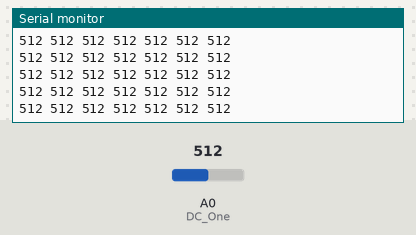
The sketch below on a simulated Arduino Uno, built with avr-gcc and run on an emulated ATmega328P. Parts: the last lines printed to the serial monitor. The test bench sets the inputs (shaded band); at power-on: A0 (DC_One) = 512.

Above: at 2.7 s.
2.8 s: A0 (DC_One) set to 110
At 2.81 s:
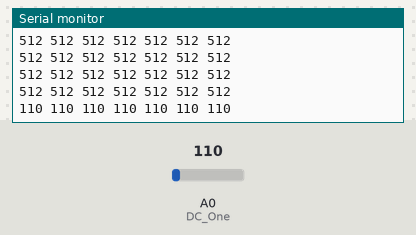
4.3 s: A0 (DC_One) set to 89
At 4.36 s:
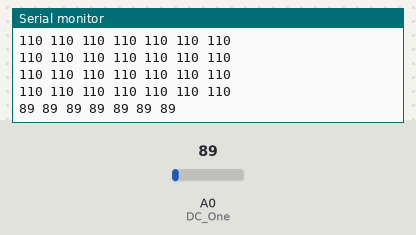
5.8 s: A0 (DC_One) set to 11
At 5.81 s:
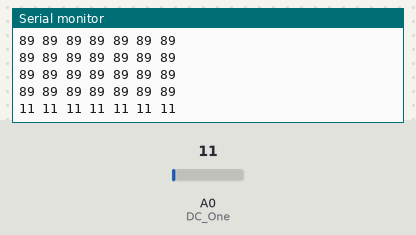
8.8 s: A0 (DC_One) set to 8
At 8.8 s:
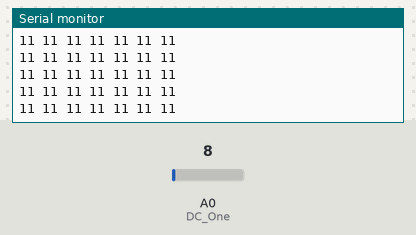
Timing chart, 0 to 11.3 s (numbered marks = the images above; inputs shaded):
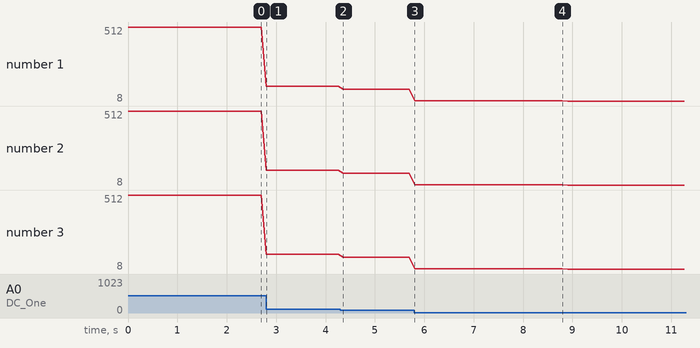

Measured:
- after the input at 2.8 s, the serial monitor: prints a new line at once (image 1)
- after the input at 4.3 s, the serial monitor: prints a new line after 0.06 s (image 2)
- after the input at 5.8 s, the serial monitor: prints a new line at once (image 3)
- plotted number 1: 512 → 110 after the input at 2.8 s, 110 → 89 after the input at 4.3 s, 89 → 11 after the input at 5.8 s, 11 → 8 after the input at 8.8 s
- plotted number 2: 512 → 110 after the input at 2.8 s, 110 → 89 after the input at 4.3 s, 89 → 11 after the input at 5.8 s, 11 → 8 after the input at 8.8 s
- plotted number 3: 512 → 110 after the input at 2.8 s, 110 → 89 after the input at 4.3 s, 89 → 11 after the input at 5.8 s, 11 → 8 after the input at 8.8 s

The sketch:

SpectrumShield_Print_Demo.ino
```cpp
/******************************************************************************
SparkFun Spectrum Shield Demo
Toni Klopfenstein @ SparkFun Electronics
February 2015
https://github.com/sparkfun/Spectrum_Shield

The Spectrum Shield code is based off of the original demo sketch by Ben Moyes @Bliptronics.
This sketch is available in the Spectrum Shield repository.

Development environment specifics:
Developed in Arduino 1.6.

Modified for serial output only on 10-2015 by A.Kleindolph
*********************************************************************************/

//Declare Spectrum Shield pin connections
#define STROBE 4
#define RESET 5
#define DC_One A0
#define DC_Two A1


//Define spectrum variables
int freq_amp;
int Frequencies_One[7];
int Frequencies_Two[7];
int i;

/********************Setup Loop*************************/
void setup() {
  Serial.begin(9600);

  //Set spectrum Shield pin configurations
  pinMode(STROBE, OUTPUT);
  pinMode(RESET, OUTPUT);
  pinMode(DC_One, INPUT);
  pinMode(DC_Two, INPUT);
  digitalWrite(STROBE, HIGH);
  digitalWrite(RESET, HIGH);

  //Initialize Spectrum Analyzers
  digitalWrite(STROBE, LOW);
  delay(1);
  digitalWrite(RESET, HIGH);
  delay(1);
  digitalWrite(STROBE, HIGH);
  delay(1);
  digitalWrite(STROBE, LOW);
  delay(1);
  digitalWrite(RESET, LOW);
}


/**************************Main Function Loop*****************************/
void loop() {

  Read_Frequencies();
  Print_Frequencies();
  delay(100);

}


/*******************Pull frquencies from Spectrum Shield********************/
void Read_Frequencies(){
  //Read frequencies for each band
  for (freq_amp = 0; freq_amp<7; freq_amp++)
  {
    Frequencies_One[freq_amp] = ((analogRead(DC_One) + analogRead(DC_One)+analogRead(DC_One)) / 3);
    digitalWrite(STROBE, HIGH);
    digitalWrite(STROBE, LOW);
  }
}

void Print_Frequencies(){
   for( i= 0; i<7; i++)
   {
    Serial.print(Frequencies_One[i]);
    Serial.print(" ");
   }
   Serial.println();
}
```
